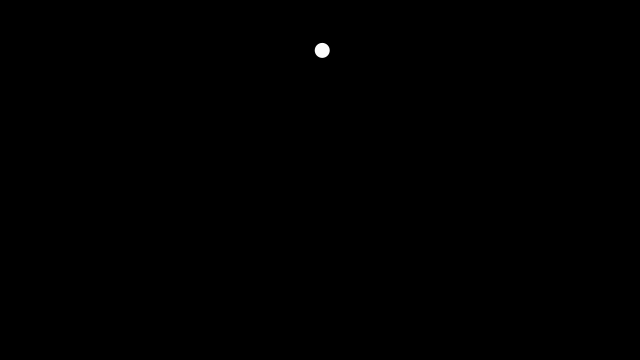
Frame 1 (no input)
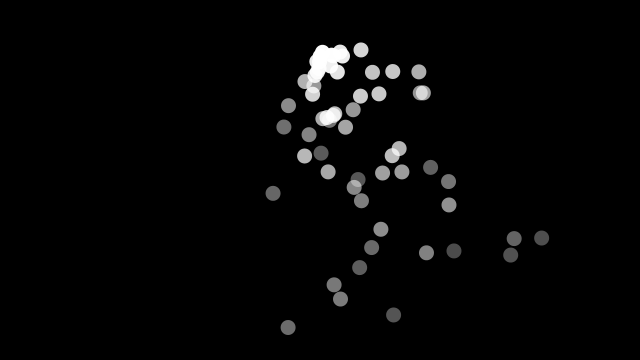
Frame 60 (the mouse pressed at the canvas centre just before this capture)
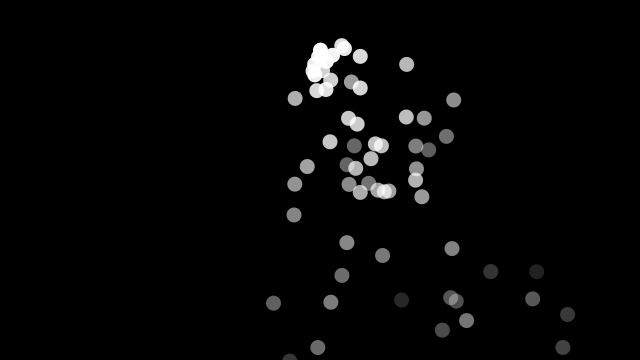
Frame 120 (the mouse held since frame 60 and released just before this capture)

The Processing sketch that drew these frames (run headless with seeded random() and noise(); from frame 60 on, the mouse is pressed at the canvas centre):

// Processing sketch: Particle_Lab
// ── Particle_Lab.pde
ParticleSystem ps;

void setup() {
  size(640, 360);
  ps = new ParticleSystem(new PVector(width/2, 50));
}

void draw() {
  background(0);
  ps.addParticle();
  ps.run();
}

class ParticleSystem {
  ArrayList<Particle> particles;
  PVector origin;

  ParticleSystem(PVector position) {
    origin = position.copy();
    particles = new ArrayList<Particle>();
  }

  void addParticle() {
    particles.add(new Particle(origin));
  }

  void run() {
    for (int i = particles.size()-1; i >= 0; i--) {
      Particle p = particles.get(i);
      p.run();
      if (p.isDead()) {
        particles.remove(i);
      }
    }
  }
}

// ── Particle.pde
class Particle {
  PVector position;
  PVector velocity;
  PVector acceleration;
  float lifespan;

  Particle(PVector l) {
    acceleration = new PVector(0, 0.1);
    velocity = new PVector(random(-1, 4), random(-1, 4));
    position = l.copy();
    lifespan = 255.0;
  }

  void run() {
    update();
    display();
  }

  void update() {
    velocity.add(acceleration);
    position.add(velocity);
    lifespan -= 3.0;
  }

  void display() {
    stroke(800, lifespan);
    fill(255, lifespan);
    ellipse(position.x, position.y, 15, 15);
  }

  boolean isDead() {
    if (lifespan < 0.0) {
      return true;
    } else {
      return false;
    }
  }
}
